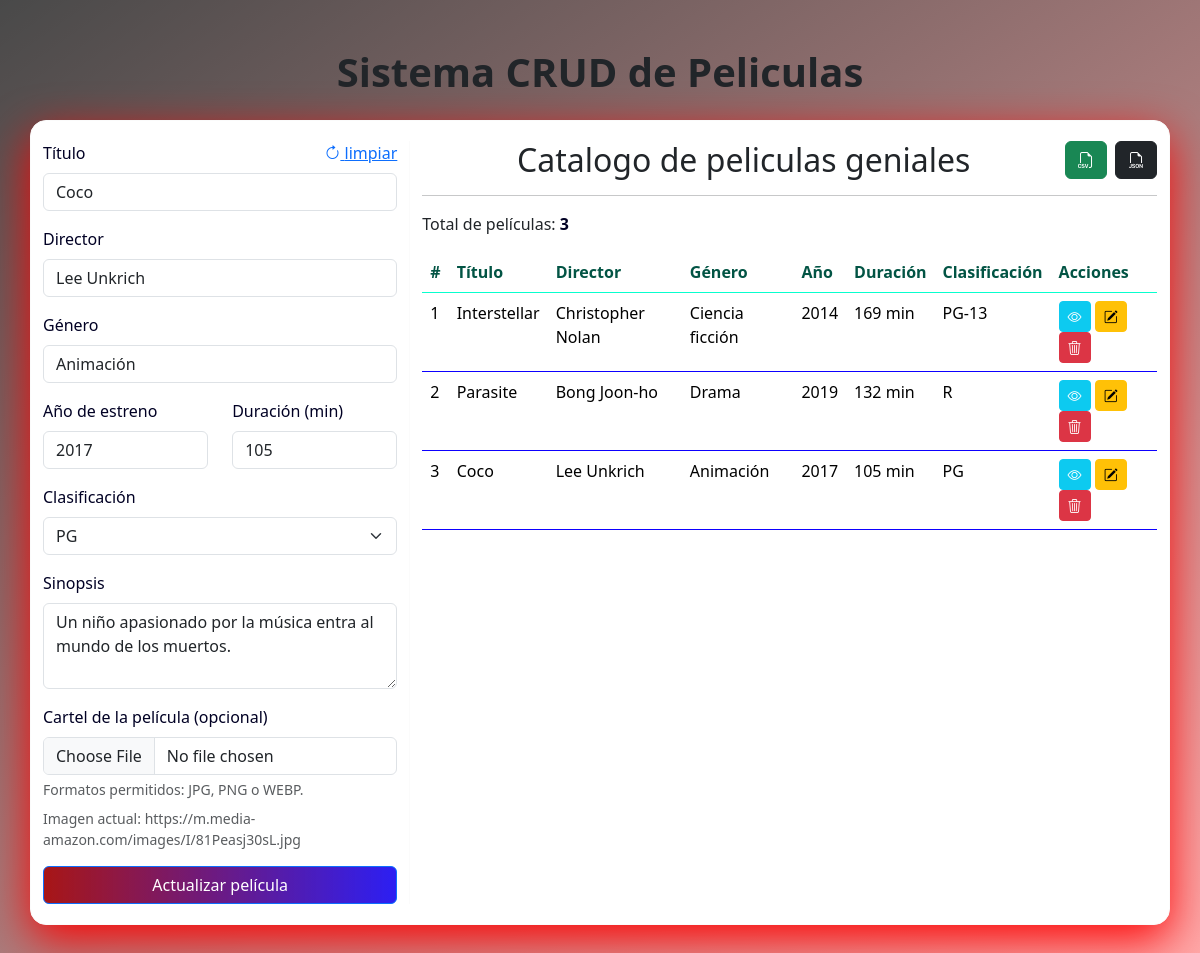
/?id=3, run on the app's committed database.
### tables this page shows
CREATE TABLE IF NOT EXISTS `peliculas` (
  `id` int(11) NOT NULL AUTO_INCREMENT,
  `titulo` varchar(150) NOT NULL,
  `director` varchar(120) NOT NULL,
  `genero` varchar(80) NOT NULL,
  `anio_estreno` int(4) NOT NULL,
  `duracion_min` int(4) NOT NULL,
  `clasificacion` varchar(10) NOT NULL,
  `sinopsis` text NOT NULL,
  `cartel_url` varchar(255) DEFAULT NULL,
  PRIMARY KEY (`id`)
);

### app/Repository/MySqlMovieRepository.php (called while the page is built, shortened)
<?php
class MySqlMovieRepository implements MovieRepositoryInterface
{
    public function findById(int $id): ?array
    {
        $stmt = $this->connection->prepare('SELECT * FROM peliculas WHERE id = ?');
        $stmt->bind_param('i', $id);
        $stmt->execute();
        $result = $stmt->get_result()->fetch_assoc();
        return $result ?: null;
    }
    public function findAll(): array
    {
        $result = $this->connection->query('SELECT * FROM peliculas ORDER BY id ASC');
        return $result ? $result->fetch_all(MYSQLI_ASSOC) : [];
    }
}

### app/Controller/MovieController.php (called while the page is built, shortened)
<?php
class MovieController
{
    public function getOne(int $id): ?array
    {
        return $this->repository->findById($id);
    }
    public function getAll(): array
    {
        return $this->repository->findAll();
    }
}

### config/config.php (called while the page is built)
<?php
return [
    'host' => 'localhost',
    'user' => 'root',
    'password' => '',
    'database' => 'bd_peliculas',
];

### bootstrap.php (called while the page is built, shortened)
<?php
require_once __DIR__ . '/app/Core/DatabaseSingleton.php';
require_once __DIR__ . '/app/Repository/MySqlMovieRepository.php';
require_once __DIR__ . '/app/Controller/MovieController.php';
$config = require __DIR__ . '/config/config.php';
$database = DatabaseSingleton::getInstance($config);
$repository = new MySqlMovieRepository($database->getConnection());
$movieController = new MovieController($repository);

### app/Core/DatabaseSingleton.php (called while the page is built, shortened)
<?php
class DatabaseSingleton
{
    private static ?DatabaseSingleton $instance = null;
    private mysqli $connection;
    private function __construct(array $config)
    {
        $this->connection = new mysqli(
            $config['host'],
            $config['user'],
            $config['password'],
            $config['database']
        );
        $this->connection->set_charset('utf8mb4');
    }
    public static function getInstance(array $config): DatabaseSingleton
    {
        if (self::$instance === null) {
            self::$instance = new self($config);
        }
        return self::$instance;
    }
    public function getConnection(): mysqli
    {
        return $this->connection;
    }
}

### peliculas.php (the view)
<div class="table-responsive mt-3">
    <table class="table table-hover" id="table_peliculas">
        <thead>
            <tr>
                <th>#</th>
                <th>Título</th>
                <th>Director</th>
                <th>Género</th>
                <th>Año</th>
                <th>Duración</th>
                <th>Clasificación</th>
                <th>Acciones</th>
            </tr>
        </thead>
        <tbody>
            <?php foreach ($peliculas as $pelicula): ?>
                <tr id="pelicula_<?php echo $pelicula['id']; ?>">
                    <td><?php echo $pelicula['id']; ?></td>
                    <td><?php echo htmlspecialchars($pelicula['titulo']); ?></td>
                    <td><?php echo htmlspecialchars($pelicula['director']); ?></td>
                    <td><?php echo htmlspecialchars($pelicula['genero']); ?></td>
                    <td><?php echo $pelicula['anio_estreno']; ?></td>
                    <td><?php echo $pelicula['duracion_min']; ?> min</td>
                    <td><?php echo $pelicula['clasificacion']; ?></td>
                    <td>
                        <a class="btn btn-sm btn-info text-white" href="visualizar.php?id=<?php echo $pelicula['id']; ?>" title="Ver detalle">
                            <i class="bi bi-eye"></i>
                        </a>
                        <a class="btn btn-sm btn-warning" href="?id=<?php echo $pelicula['id']; ?>" title="Editar">
                            <i class="bi bi-pencil-square"></i>
                        </a>
                        <button class="btn btn-sm btn-danger" onclick="eliminarPelicula(<?php echo $pelicula['id']; ?>)" title="Eliminar">
                            <i class="bi bi-trash3"></i>
                        </button>
                    </td>
                </tr>
            <?php endforeach; ?>
        </tbody>
    </table>
</div>

### formulario.php (shortened to what this page needs)
<?php if (isset($peliculaEditar['id'])): ?>
    <a href="./" class="float-end"><i class="bi bi-arrow-clockwise"></i> limpiar</a>
<?php endif; ?>
<form action="<?php echo isset($peliculaEditar['id']) ? 'acciones/actualizarPelicula.php' : 'acciones/acciones.php'; ?>" method="POST" enctype="multipart/form-data">
    <div class="mb-3">
        <label class="form-label">Título</label>
        <input type="text" name="titulo" class="form-control" required value="<?php echo $peliculaEditar['titulo'] ?? ''; ?>" />
    </div>
    <div class="mb-3">
        <label class="form-label">Director</label>
        <input type="text" name="director" class="form-control" required value="<?php echo $peliculaEditar['director'] ?? ''; ?>" />
    </div>
    <div class="mb-3">
        <label class="form-label">Género</label>
        <input type="text" name="genero" class="form-control" required value="<?php echo $peliculaEditar['genero'] ?? ''; ?>" />
    </div>
    <div class="row">
        <div class="col-md-6 mb-3">
            <label class="form-label">Año de estreno</label>
            <input type="number" name="anio_estreno" class="form-control" min="1900" max="2100" required value="<?php echo $peliculaEditar['anio_estreno'] ?? ''; ?>" />
        </div>
        <div class="col-md-6 mb-3">
            <label class="form-label">Duración (min)</label>
            <input type="number" name="duracion_min" class="form-control" min="1" required value="<?php echo $peliculaEditar['duracion_min'] ?? ''; ?>" />
        </div>
    </div>
    <div class="mb-3">
        <label class="form-label">Clasificación</label>
        <?php $clasificacionActual = $peliculaEditar['clasificacion'] ?? ''; ?>
        <select name="clasificacion" class="form-select" required>
            <?php foreach (['G', 'PG', 'PG-13', 'R', 'NC-17'] as $clasificacion): ?>
                <option value="<?php echo $clasificacion; ?>" <?php echo $clasificacionActual === $clasificacion ? 'selected' : ''; ?>>
                    <?php echo $clasificacion; ?>
                </option>
            <?php endforeach; ?>
        </select>
    </div>
    <div class="mb-3">
        <label class="form-label">Sinopsis</label>
        <textarea name="sinopsis" class="form-control" rows="3" required><?php echo $peliculaEditar['sinopsis'] ?? ''; ?></textarea>
    </div>
    <div class="mb-3">
        <label class="form-label">Cartel de la película (opcional)</label>
        <input type="file" name="cartel_imagen" class="form-control" accept="image/png,image/jpeg,image/webp" />
        <div class="form-text">Formatos permitidos: JPG, PNG o WEBP.</div>
        <?php if (!empty($peliculaEditar['cartel_url'])): ?>
            <div class="mt-2 small text-muted">Imagen actual: <?php echo htmlspecialchars($peliculaEditar['cartel_url'], ENT_QUOTES, 'UTF-8'); ?></div>
        <?php endif; ?>
    </div>
    <div class="d-grid gap-2">
        <button type="submit" class="btn btn-primary">
            <?php echo isset($peliculaEditar['id']) ? 'Actualizar película' : 'Guardar película'; ?>
        </button>
    </div>
</form>

### assets/css/home.css (style rules this page uses)
:root { --bg-overlay: rgba(255, 3, 3, 0.341); --panel-bg: rgb(255, 255, 255); --panel-border: rgb(251, 251, 251); --text-main: #010024; --text-soft: #000000; --accent: #0044ff; --accent-2: #025444; }
body { min-height: 100vh; color: var(--text-main); background-image: linear-gradient(145deg, rgba(0, 0, 0, 0.712), var(--bg-overlay)), url('https://images.wallpaperscraft.ru/image/single/linii_blesk_krasnyj_129722_1600x900.jpg'); background-size: cover; background-position: center; background-attachment: fixed; font-family: "Trebuchet MS", "Segoe UI", sans-serif; }
.form-label, .form-text, .table, h2, label, li, p, strong { color: var(--text-main); }
.form-control, .form-select, textarea { background-color: rgba(220, 0, 0, 0.92); }
.btn-primary { background: linear-gradient(90deg, #a81616, #3704efbf); border: 0; }
.table thead th { color: var(--accent-2); border-bottom-color: rgb(8, 255, 206); }
.table tbody td { color: var(--text-soft); border-bottom-color: rgb(13, 0, 255); }

### data on the page
peliculas: titulo "Coco", director "Lee Unkrich", genero "Animación", anio_estreno "2017", duracion_min "105", clasificacion "PG", sinopsis "Un niño apasionado por la música entra al mundo de los muertos.", cartel_url "https://m.media-amazon.com/images/I/81Peasj30sL.jpg", id "3"
peliculas: id "1", titulo "Interstellar", director "Christopher Nolan", genero "Ciencia ficción", anio_estreno "2014", duracion_min "169", clasificacion "PG-13"
peliculas: id "2", titulo "Parasite", director "Bong Joon-ho", genero "Drama", anio_estreno "2019", duracion_min "132", clasificacion "R"

### other printed values
$totalPeliculas "3"
